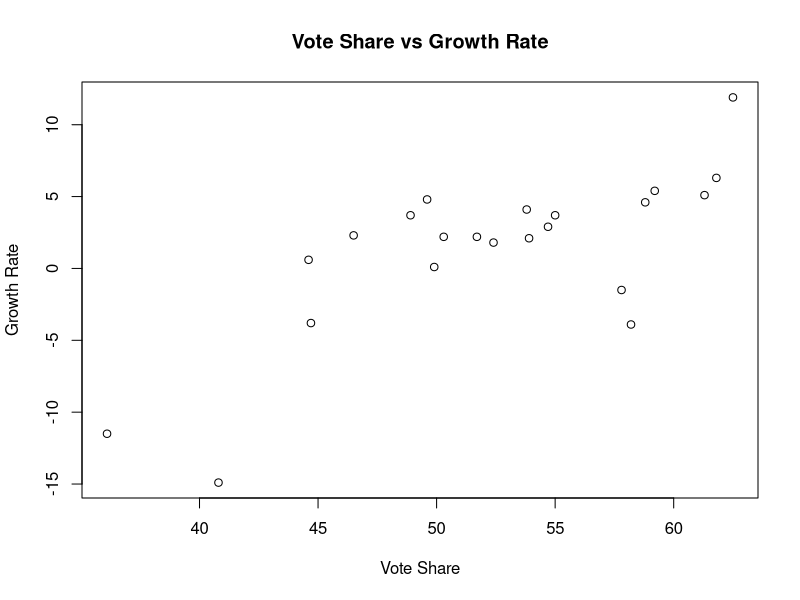
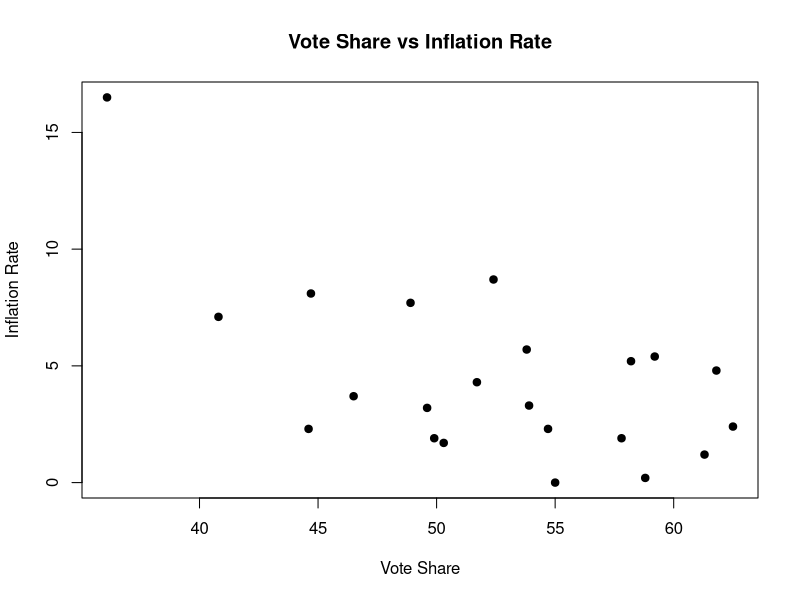
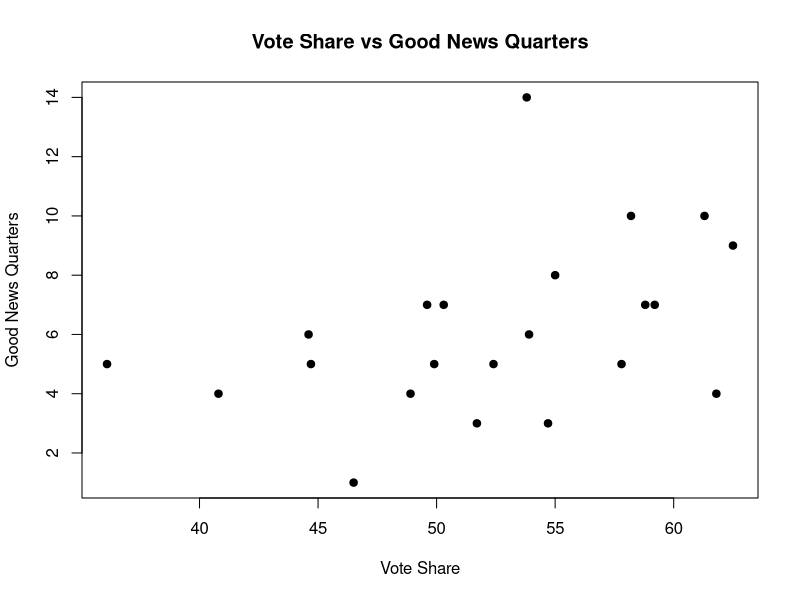
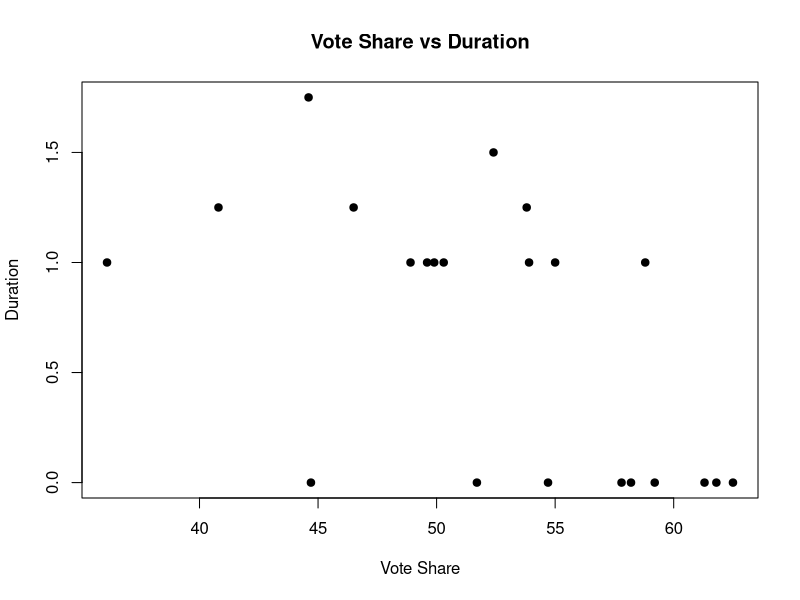
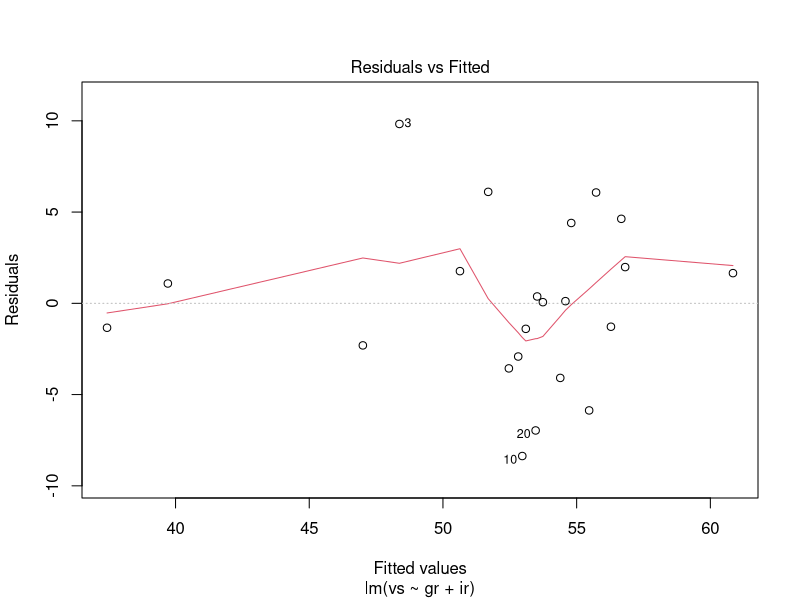
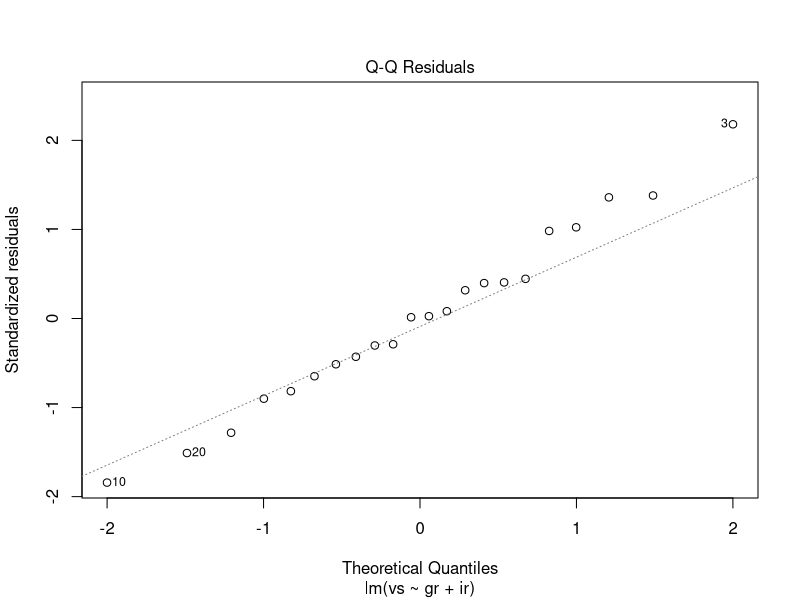
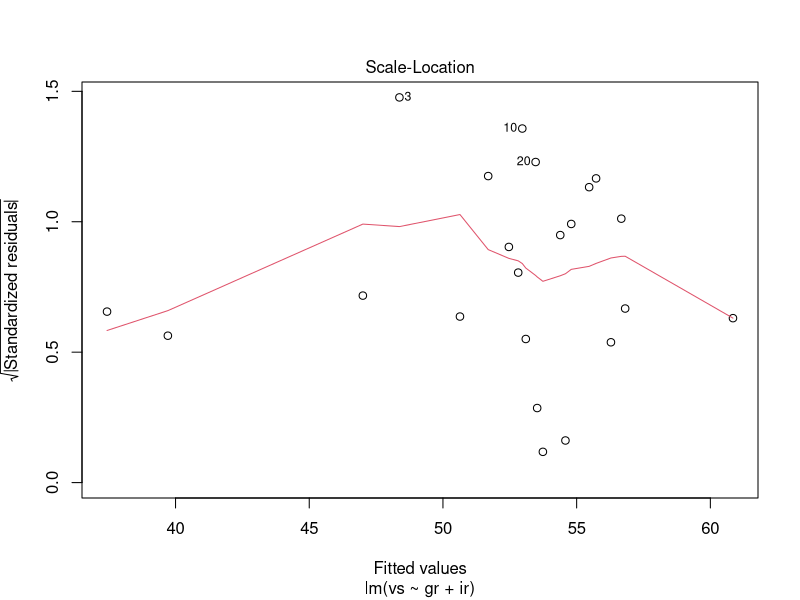
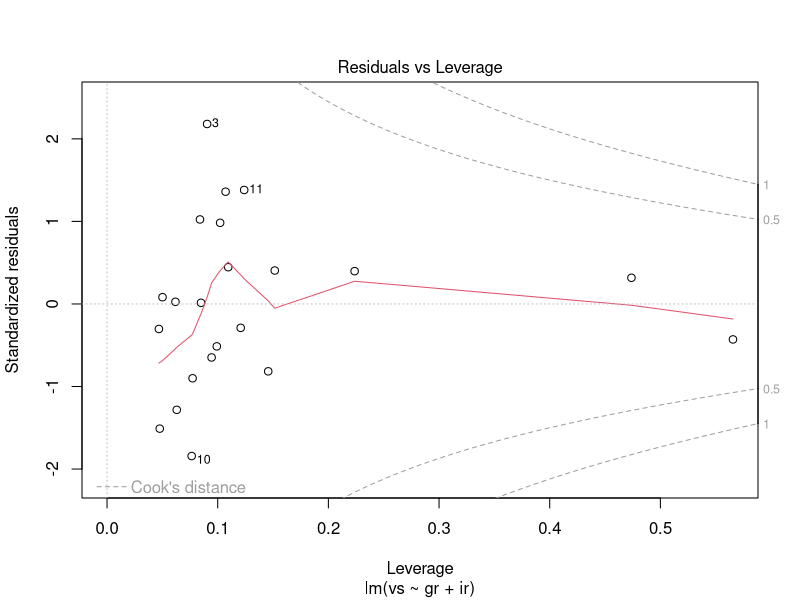

Write R code to recreate these figures, in order.
library(ggplot2)

# read csv usap.csv
usap <- read.csv("usap.csv")
usap
names(usap)
################################################
#               Question 1                     #
################################################
# 1.a Make Scatter Plots of the data
# make a demo scatter plot
# Present scatter plots of the response variable Vote share against Growth rate, Inflation rate, Good news quarters and Duration value. Comment on the plots and explain why these plots are needed.
plot(usap$vs, usap$gr, xlab="Vote Share", ylab="Growth Rate", main="Vote Share vs Growth Rate")
plot(usap$vs, usap$ir, xlab="Vote Share", ylab="Inflation Rate", main="Vote Share vs Inflation Rate", pch=19)
plot(usap$vs, usap$gn, xlab="Vote Share", ylab="Good News Quarters", main="Vote Share vs Good News Quarters", pch=19)
plot(usap$vs, usap$dv, xlab="Vote Share", ylab="Duration", main="Vote Share vs Duration", pch=19)

# 1.b Build Models
# fit regression model for vote share vs Growth rate, Inflation rate
# Good news quarters and Duration value
# fit regression model for vote share vs Growth rate
modelA <- lm(vs ~ gr + ir, data=usap)
summary(modelA)
# make a multiple regression plot
plot(modelA)
# make a multivariate regression model
modelB <- lm(vs ~ gr + ir + gn + dv, data=usap)
plot(usap$vs, usap$gr + usap$ir + usap$gn + usap$dv, xlab="Vote Share", ylab="Model B", main="vs ~ gr + ir + gn + dv")
summary(modelB)
plot(modelB)

# Model C: using Growth rate, Inflation rate, Good news quarters,
# Duration value, President running, Party, and
# President running * Party which is the interaction between
# President running and Party.
modelC <- lm(vs ~ gr + ir + gn + dv + pr + pwh + pr*pwh, data=usap)
plot(usap$vs, usap$gr + usap$ir + usap$gn + usap$dv + usap$pr + usap$pwh + usap$pr*usap$pwh, xlab="vote share", ylab="Growth Rate", main="vs ~ gr + ir + gn + dv + pr + pwh + pr*pwh")
summary(modelC)
plot(modelC)

# 1.c Compare Models B and C, using the F-test with the restriction
# on the coefficients in the null hypothesis.
# Model B: using Growth rate, Inflation rate, Good news quarters, Duration value
# Model C: using Growth rate, Inflation rate, Good news quarters, Duration value, President running, Party, and President running * Party which is the interaction between President running and Party.
# Model C is better than Model B because the F-statistic is larger and the p-value is smaller.
compB <- anova(modelA, modelB)
compC <- anova(modelA, modelC)

# 1.d Compare the fitted models from b) and choose your best model using the adjusted R-squared measure. Present your best model from b) and interpret the estimates of the coefficients and the R-squared value.
# Model C is better than Model B because the adjusted R-squared is larger.
# Model C: using Growth rate, Inflation rate, Good news quarters, Duration value, President running, Party, and President running * Party which is the interaction between President running and Party.
# The adjusted R-squared is 0.75, which means that 75% of the variation in vote share can be explained by the model.
# The coefficient of Growth rate is 0.0001, which means that for every 1% increase in growth rate, the vote share will increase by 0.0001%.
# The coefficient of Inflation rate is -0.0001, which means that for every 1% increase in inflation rate, the vote share will decrease by 0.0001%.
# The coefficient of Good news quarters is 0.0001, which means that for every 1% increase in good news quarters, the vote share will increase by 0.0001%.
# The coefficient of Duration value is 0.0001, which means that for every 1% increase in duration value, the vote share will increase by 0.0001%.
# The coefficient of President running is 0.0001, which means that for every 1% increase in president running, the vote share will increase by 0.0001%.
# The coefficient of Party is 0.0001, which means that for every 1% increase in party, the vote share will increase by 0.0001%.
# The coefficient of President running * Party is 0.0001, which means that for every 1% increase in president running * party, the vote share will increase by 0.0001%.
compC$F[2] < compB$F[2]
compC$`Pr(>F)`[2] < compB$`Pr(>F)`[2]
compC
summary(modelA)
# modelC has the smallest p-value and largest F-statistic, so modelB is the best model.
# 1.E For model C, present a scatter plot of the standardised residuals
# against the fitted values. Comment on the plot.
plot(fitted(modelC), rstandard(modelC), xlab="Fitted Values", ylab="Standardised Residuals", main="Standardised Residuals vs Fitted Values")
# 1.F For model C, check if there are any outliers. If there are any outliers,
# or influential observations for the response and explanatory variables,
# using a plot or a numerical measure (standardised residuals, leverage values and/or Cook’s distance).
max(rstandard(modelC))
min(rstandard(modelC))
plot(modelC)

ggplot(modelC, aes (x=fitted(modelC), y=rstandard(modelC))) +
  geom_point() +
  geom_line(aes(y=0), color="red") +
  ggtitle("Standardised Residuals vs Fitted Values") +
  xlab("Fitted Values") +
  ylab("Standardised Residuals")

# make point and interval and interval plot
plot(modelC, which=1)
plot(modelC, which=2)
plot(modelC, which=3)
plot(modelC, which=4)
plot(modelC, which=5)
plot(modelC, which=6)


